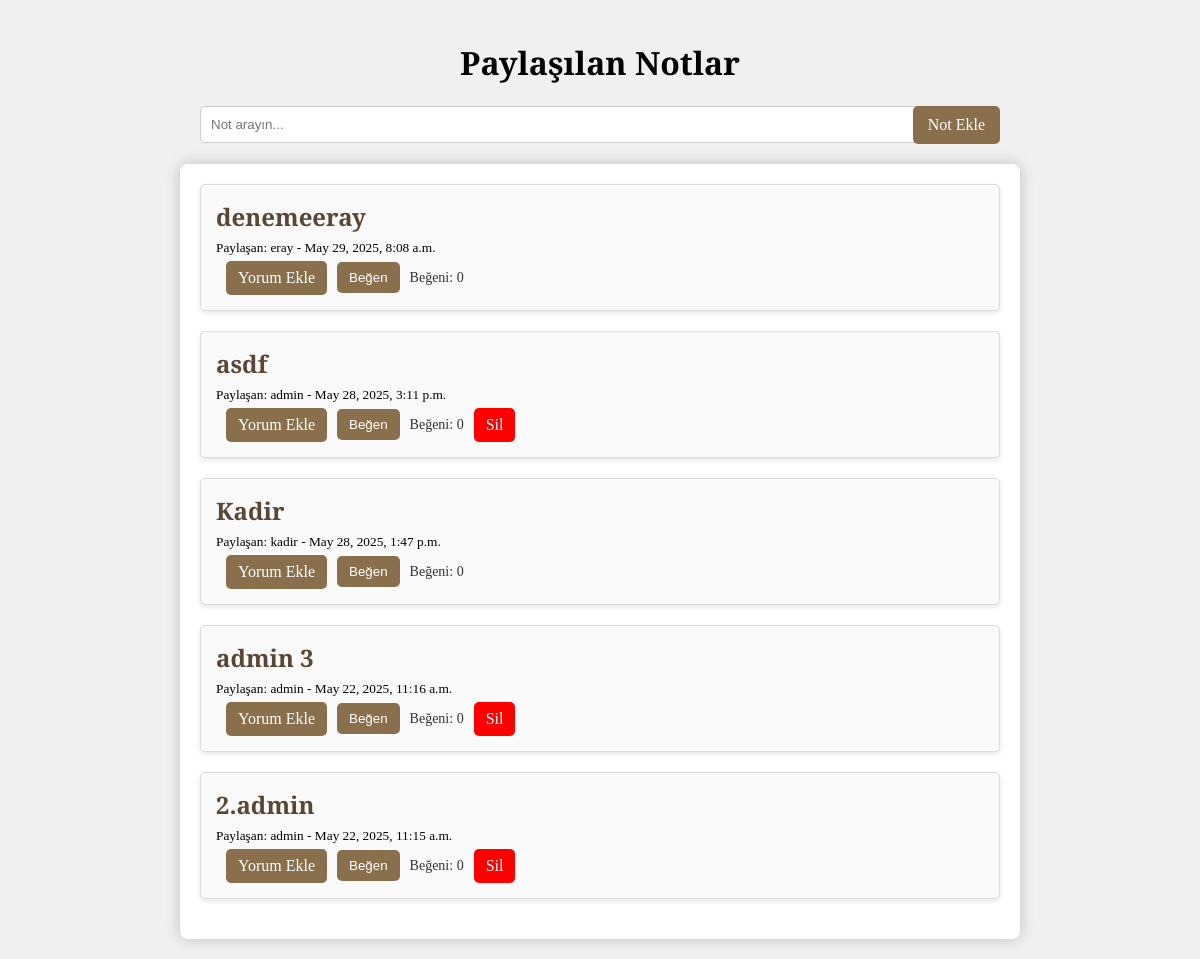
The page /notlar/ (signed in) on the database as committed earlier.
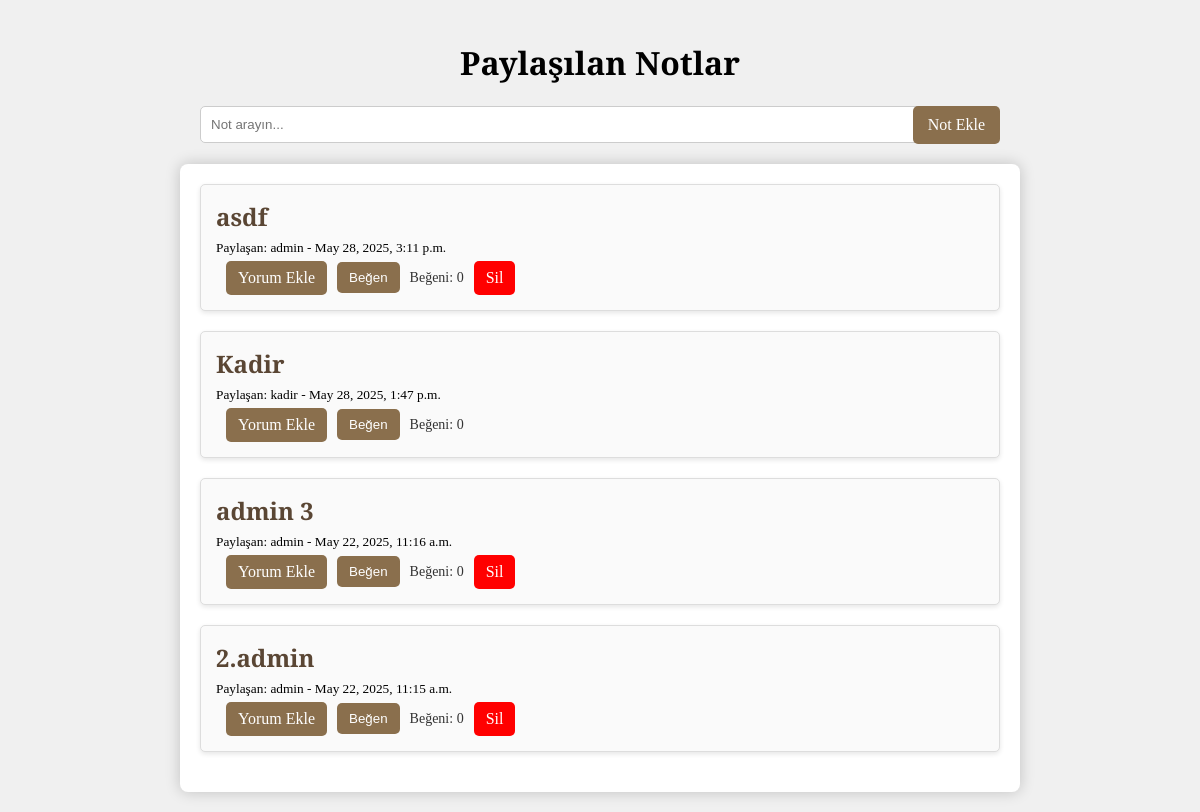
The same page on the database as committed later.
### notlar/models.py (models this page shows, shortened)
class Not(models.Model):
    user = models.ForeignKey(User, on_delete=models.CASCADE)
    title = models.CharField(max_length=200)
    description = models.TextField(blank=True)
    file = models.FileField(upload_to='notlar/', blank=True)
    created_at = models.DateTimeField(auto_now_add=True)
    is_approved = models.BooleanField(default=False)  # Moderasyon için onay alanı

### notlar/views.py (the view)
# urls.py: path('', not_list, name='not_list'),
@login_required
def not_list(request):
   notlar = Not.objects.annotate(beğeni_sayısı=models.Count('likes')).order_by('-beğeni_sayısı', '-created_at')
   return render(request, 'notlar/not_list.html', {'notlar': notlar})

### notlar/templates/notlar/not_list.html (shortened to what this page needs)
<!DOCTYPE html>
<html lang="tr">
<head>
</head>
<body>
    <h1>Paylaşılan Notlar</h1>
    <div class="top-bar">
        <div class="search-box">
            <input type="text" id="searchInput" placeholder="Not arayın..." onkeyup="searchNotes()">
        </div>
        <a class="btn-add" href="{% url 'not_ekle' %}">Not Ekle</a>
    </div>
    <div class="container" id="notesContainer">
    {% for not in notlar %}
        <a href="{% url 'not_detay' not.id %}" class="note-link">
            <div class="note-box" data-title="{{ not.title }}">
                <h2>{{ not.title }}</h2>
                <p><small>Paylaşan: {{ not.user.username }} - {{ not.created_at }}</small></p>
                <div class="actions">
                    <a class="btn" href="{% url 'yorum_ekle' not.id %}">Yorum Ekle</a>
                    <button class="btn" onclick="toggleLike({{ not.id }})">Beğen</button>
                    <p class="likes">Beğeni: <span id="like-count-{{ not.id }}">{{ not.beğeni_sayısı }}</span></p>
                    {% if not.user == request.user %}
                        <a href="{% url 'not_sil' not.id %}" class="btn delete-btn">Sil</a>
                    {% endif %}
                </div>
            </div>
        </a>
    {% endfor %}
    </div>
</body>
</html>

Rows that differ between the two databases and show on the page:
removed Not: title "denemeeray", user.username "eray", created_at "May 29, 2025, 8:08 a.m.", beğeni_sayısı "0"
